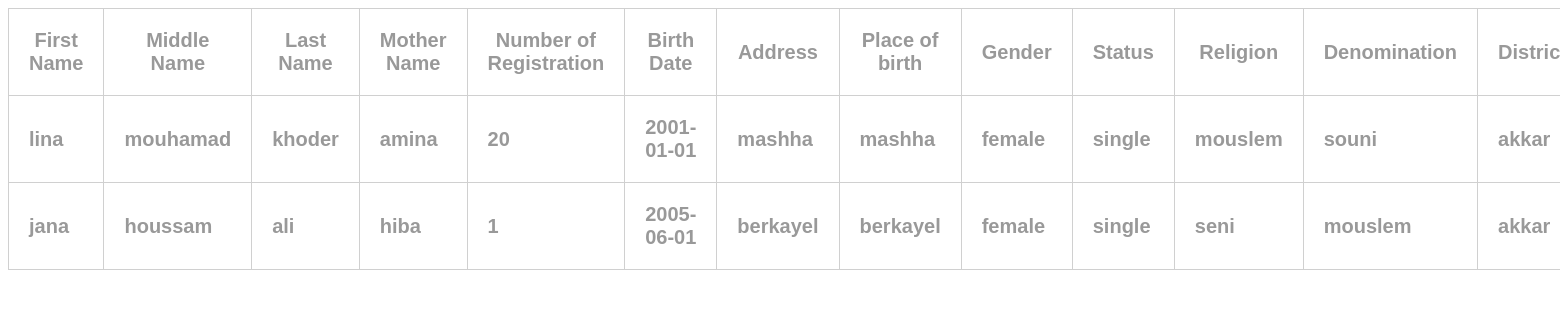
The page /ajaxfemalmari.php on the database its author committed.
### tables this page shows
CREATE TABLE IF NOT EXISTS `people` (
  `id` int(11) NOT NULL AUTO_INCREMENT,
  `fn` varchar(20) NOT NULL,
  `mn` varchar(20) NOT NULL,
  `ln` varchar(20) NOT NULL,
  `mothername` varchar(20) NOT NULL,
  `nbreg` int(11) NOT NULL,
  `bd` date NOT NULL,
  `address` varchar(20) NOT NULL,
  `placeb` varchar(20) NOT NULL,
  `gender` varchar(20) NOT NULL,
  `status` varchar(20) NOT NULL,
  `denomination` varchar(80) NOT NULL,
  `religion` varchar(80) NOT NULL,
  `district` varchar(20) NOT NULL,
  `governorate` varchar(20) NOT NULL,
  `fid` int(11) NOT NULL,
  `mid` int(11) NOT NULL,
  `townid` int(11) NOT NULL,
  PRIMARY KEY (`id`),
  KEY `townid` (`townid`),
  KEY `townid_2` (`townid`),
  KEY `townid_3` (`townid`),
  KEY `townid_4` (`townid`)
);

### src/ajaxfemalmari.php (the view, shortened to what this page needs)
<!DOCTYPE html>
<html>
<head>
  <link rel="stylesheet" type="text/css" media="screen" href="main.css" />
</head>
<body>
<center>
<center>
<div id="body">
 <div id="content">
    <table align="center">
    <th>First Name</th>
    <th>Middle Name</th>
    <th>Last Name</th>
    <th>Mother Name</th>
    <th>Number of Registration</th>
    <th>Birth Date</th>
    <th>Address</th>
    <th>Place of birth</th>
    <th>Gender </th>
    <th>Status</th>
	<th>Religion</th>
    <th>Denomination</th>
    <th>District</th>
    <?php
    $con= mysqli_connect("localhost", "root","", "guide");
    $q=$_GET["q"];
 $sql_query="SELECT * FROM people where gender='female' && status <>'Married' && status <>'death'
 &&
  (fn like'$q%'|| ln like'$q%'|| nbreg like'$q%')";
 $result=mysqli_query($con,$sql_query);
 while($row=mysqli_fetch_row($result))
 {
  ?>
        <tr>
        <td><?php echo $row[1]; ?></td>
        <td><?php echo $row[2]; ?></td>
        <td><?php echo $row[3]; ?></td>
        <td><?php echo $row[4]; ?></td>
        <td><?php echo $row[5]; ?></td>
        <td><?php echo $row[6]; ?></td>
        <td><?php echo $row[7]; ?></td>
		<td><?php echo $row[8]; ?></td>
        <td><?php echo $row[9]; ?></td>
        <td><?php echo $row[10]; ?></td>
        <td><?php echo $row[11]; ?></td>
        <td><?php echo $row[12]; ?></td>
        <td><?php echo $row[13]; ?></td>
        </tr>
        <?php
 }
 ?>
    </table>
    </div>
</div>
</center>
</body>
</html>

### src/css/main.css (style rules this page uses)
body { font-size: 20px; color: #212529; font-family: 'Lato', 'Times New Roman', serif; }

### src/ajaxfemalmari.php (style rules this page uses)
table { width:80%; font-family:Tahoma, Geneva, sans-serif; font-weight:bolder; color:#999; margin-bottom:80px; }
table,td,th { border-collapse:collapse; border:solid #d0d0d0 1px; padding:20px; }

### rows shown on the page
people: fn "lina", mn "mouhamad", ln "khoder", mothername "amina", nbreg "20", bd "2001-01-01", address "mashha", placeb "mashha", gender "female", status "single", denomination "mouslem", religion "souni", district "akkar"
people: fn "jana", mn "houssam", ln "ali", mothername "hiba", nbreg "1", bd "2005-06-01", address "berkayel", placeb "berkayel", gender "female", status "single", denomination "seni", religion "mouslem", district "akkar"
